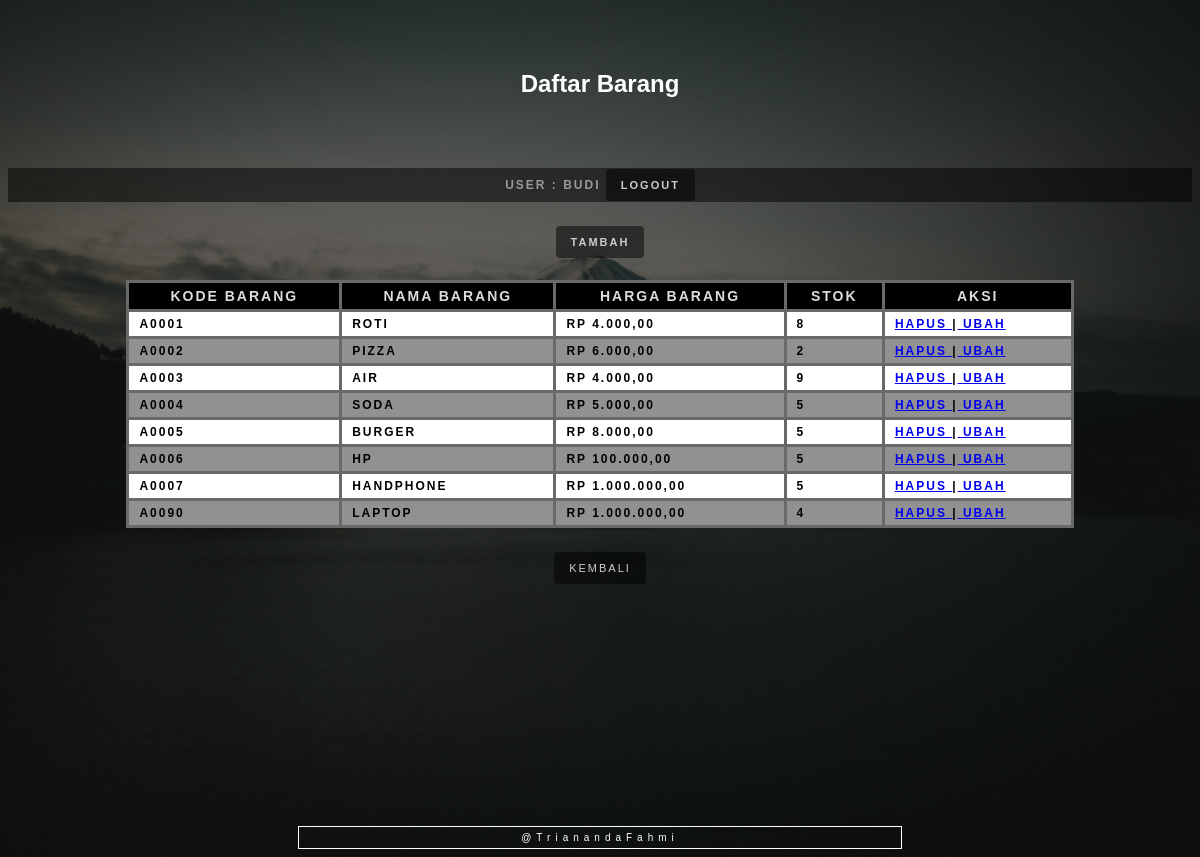
Page /bacaBarang.php (signed in) on the committed database.
### tables this page shows
CREATE TABLE `barang` (
  `kodeBarang` char(5) NOT NULL,
  `namaBarang` varchar(40) NOT NULL,
  `hargaBarang` int(11) NOT NULL,
  `Stok` int(11) NOT NULL
);

### bacaBarang.php (the view, shortened to what this page needs)
<!doctype html>
<html>
<head>
	<link rel="stylesheet" href="tampilan.css">
</head>
<body>
	<?php
	include('crudBarang.php');
	?>
	<h2>Daftar Barang</h2>
	<?php
echo ("<h3 class='info'>User : $_SESSION[namauser] <a href='logoutuser.php' class='btn'>LOGOUT</a></h3><br> ");
$sql = "SELECT * from barang";
$data = bacaBarang($sql);
	?>
	</a><?php if ($role == "admin" || $role == "superadmin") {
			echo "<a href='tambahbarang.php' class='btn'><b>Tambah</b></a>";
		} ?>
	<center><b>
			<table style="margin: 30px;">
				<tr>
					<th>Kode barang</th>
					<th>Nama barang</th>
					<th>Harga barang</th>
					<th>Stok</th>
					<?php if ($role == "superadmin") {
						echo "<th>Aksi</th>";
					} ?>
				</tr>
				<?php
				foreach ($data as $barang) {
					$kodeBarang = $barang['kodeBarang'];
					$namaBarang = $barang['namaBarang'];
					$hargaBarang = rupiah($barang['hargaBarang']);
					$Stok = $barang['Stok'];
					echo "
		<tr>
			<td>$kodeBarang</td>
			<td>$namaBarang</td>
			<td>$hargaBarang</td>
			<td>$Stok</td>";
					if ($role == "superadmin") {
						echo "
			<td><a href = 'hapusproduk.php?kodeBarang=$barang[kodeBarang]';> Hapus </a>
			|<a href = 'ubahproduk.php?kodeBarang=$barang[kodeBarang]';> Ubah </a>
			</td>
		</tr>
		";
					}
				}
				?>
			</table>
		</b>
	</center>
	<a href="index.php" class='btn'>KEMBALI</a>
	<a href="#" class="footer">@TrianandaFahmi</a>
</body>
</html>

### tampilan.css (style rules this page uses)
* { -webkit-transition-property: all; -webkit-transition-duration: .2s; -moz-transition-timing-function: cubic-bezier(100, 50, 21, 6); -moz-transition-property: all; -moz-transition-timing-function: cubic-bezier(100, 50, 21, 6); }
body { background-image: linear-gradient(rgba(0, 0, 0, .5), rgba(0, 0, 0, .5)), url("image/BG2.jpg"); background-position: center; background-size: cover; text-align: center; font-family: 'Oswald', sans-serif; min-width: 800px; align-items: center; justify-content: center; }
table { min-width: 80%; border-collapse: collapse; color: #000000; font-size: 12px; text-decoration: none; letter-spacing: 2px; text-transform: uppercase; padding-bottom: 20px; }
table th { background: #000000; color: #DCDCDC; font-weight: bold; font-size: 14px; }
table th, table td { vertical-align: top; padding: 5px 10px; border: 3px solid #696969; }
table tr { background: #919191; }
table tr:nth-child(even) { background: #FFFFFF; }
h2 { color: #FFFFFF; padding: 50px; }
h3 { color: #FFFFFF; padding: 50px; padding-bottom: 20px; }
.btn { color: #ccc; background: rgba(0, 0, 0, 0.5); padding: 10px 15px; font-size: 11px; text-decoration: none; letter-spacing: 2px; text-transform: uppercase; border-radius: 4px; }
.info { color: #999; background: rgba(0, 0, 0, 0.5); padding: 10px 20px; font-size: 12px; text-decoration: none; letter-spacing: 2px; text-transform: uppercase; }
.footer { font-size: 10px; color: #fff; clear: both; display: block; letter-spacing: 5px; border: 1px solid #fff; padding: 5px; text-decoration: none; width: 50%; margin: auto; margin-top: 250px; }

### rows in the picture
barang: kodeBarang "A0001", namaBarang "ROTI", hargaBarang "RP 4.000,00", Stok "8"
barang: kodeBarang "A0002", namaBarang "PIZZA", hargaBarang "RP 6.000,00", Stok "2"
barang: kodeBarang "A0003", namaBarang "AIR", hargaBarang "RP 4.000,00", Stok "9"
barang: kodeBarang "A0004", namaBarang "SODA", hargaBarang "RP 5.000,00", Stok "5"
barang: kodeBarang "A0005", namaBarang "BURGER", hargaBarang "RP 8.000,00", Stok "5"
barang: kodeBarang "A0006", namaBarang "HP", hargaBarang "RP 100.000,00", Stok "5"
barang: kodeBarang "A0007", namaBarang "HANDPHONE", hargaBarang "RP 1.000.000,00", Stok "5"
barang: kodeBarang "A0090", namaBarang "LAPTOP", hargaBarang "RP 1.000.000,00", Stok "4"

### other values in the picture
$_SESSION[namauser] "BUDI"
